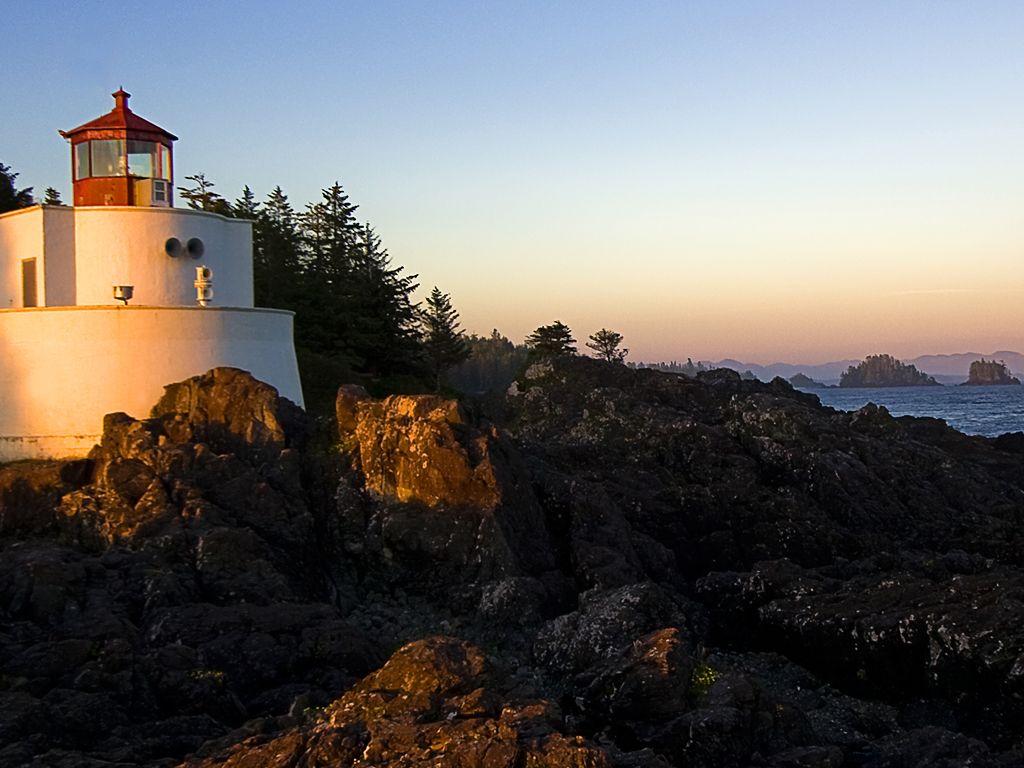
#> input picture thirdpart/img/test.jpg, 1024 x 768 px
$ python PILModule.py
#> lines starting #> are read from the running program, lines starting #| are printed output that depends on the picture
# !/usr/bin/env python3
# -*- coding:utf-8 -*-

#除了内建的模块外，Python还有大量的第三方模块
#基本上，所有的第三方模块都会在https://pypi.python.org/上注册，只要找到对应的模块名字，即可用pip安装

#PIL:Python Imaging Library
#由于PIL仅支持到Python 2.7，加上年久失修，于是一群志愿者在PIL的基础上创建了兼容的版本，名字叫Pillow，支持最新Python 3.x，又加入了许多新特性，因此，我们可以直接安装使用Pillow。

#安装Pillow: pip install pillow

#操作图像
#图像缩放
from PIL import Image
#打开一个jpg图像文件
im = Image.open('img/test.jpg')
#> im is the input picture: PIL image 1024x768 RGB; mean R, G, B 104.2, 100.9, 98.4
#获得图像尺寸
w, h = im.size
#> w = 1024; h = 768
print('Original image size: %sx%s' % (w, h))
#| Original image size: 1024x768
#缩放到50%
im.thumbnail((w//2, h//2))
#> im: PIL image 512x384 RGB
print('Resize image to: %sx%s' % (w//2, h//2))
#| Resize image to: 512x384
#把缩放后的图像用jpeg格式保存
im.save('img/thumbnail.jpg', 'jpeg')

#其他功能，如切片，旋转，滤镜，输出文字，调色板等一应俱全
#模糊
from PIL import Image, ImageFilter
im = Image.open('img/test.jpg')
#应用模糊滤镜
im2 = im.filter(ImageFilter.BLUR)
print('image blur')
im2.save('img/blur.jpg', 'jpeg')
im3 = im.filter(ImageFilter.EDGE_ENHANCE)
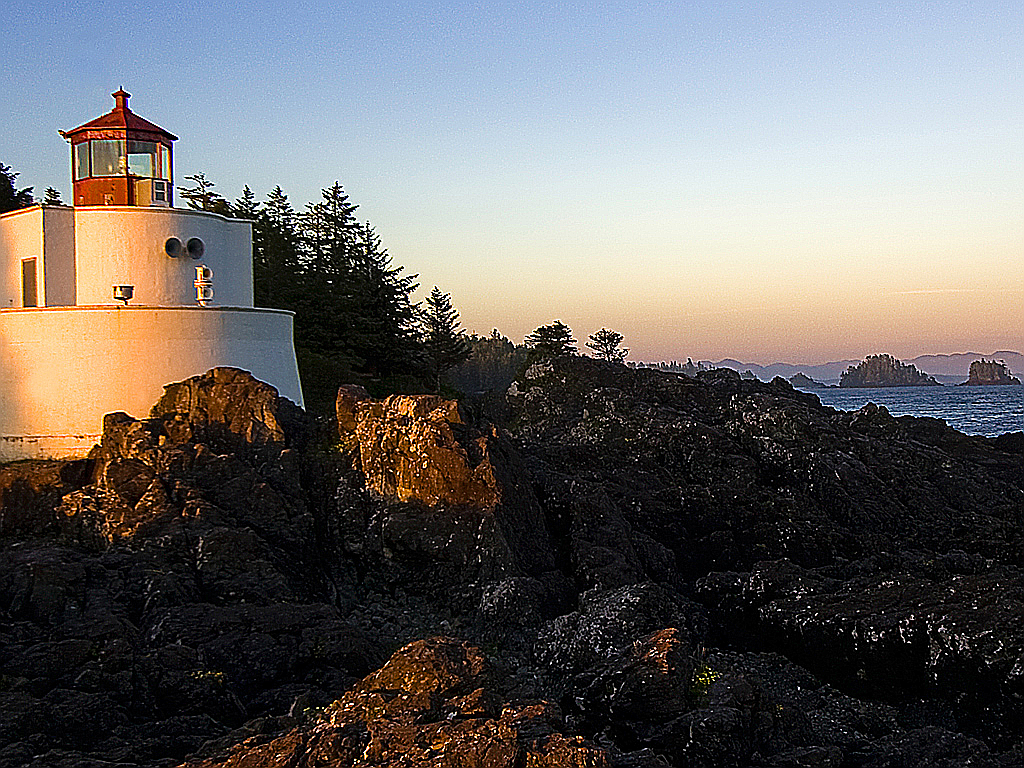
#> im3: PIL image 1024x768 RGB; mean R, G, B 105.5, 102.4, 100.6
print('image edgeEnhance')
im3.save('img/edgeEnhance.jpg', 'jpeg')


#PIL的ImageDraw提供了一系列绘图方法，让我们可以直接绘图，比如要生成字母验证码图片
print('start生成验证码图片')
from PIL import Image, ImageDraw, ImageFont, ImageFilter
import random

#随机字母
def rndChar():
    return chr(random.randint(65, 90))
#随机颜色1
def rndColor():
    return (random.randint(64, 255), random.randint(64, 255), random.randint(64, 255))
#随机颜色2
def rndColor2():
    return (random.randint(32, 127), random.randint(32, 127), random.randint(32, 127))

#240 x 60
width = 60 * 4
height = 60
image = Image.new('RGB', (width, height), (255, 255, 255))
#> image: PIL image 240x60 RGB; every value is 255
#创建Font对象
font = ImageFont.truetype('arial.ttf', 36)
#创建Draw对象
draw = ImageDraw.Draw(image)
#填充每个像素
for x in range(width):
    for y in range(height):
        draw.point((x, y), fill=rndColor())
#输出文字
for t in range(4):
    ch = rndChar()
    print(ch)
    draw.text((60 * t + 10, 10), ch, font=font, fill=rndColor2())
#模糊
image = image.filter(ImageFilter.BLUR)
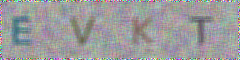
#> image: PIL image 240x60 RGB; mean R, G, B 156.1, 155.4, 156.5
image.save('img/code.jpg', 'jpeg')
print('end生成验证码图片')

#更多PIL的强大功能，参考Pillow官方文档：https://pillow.readthedocs.org/
